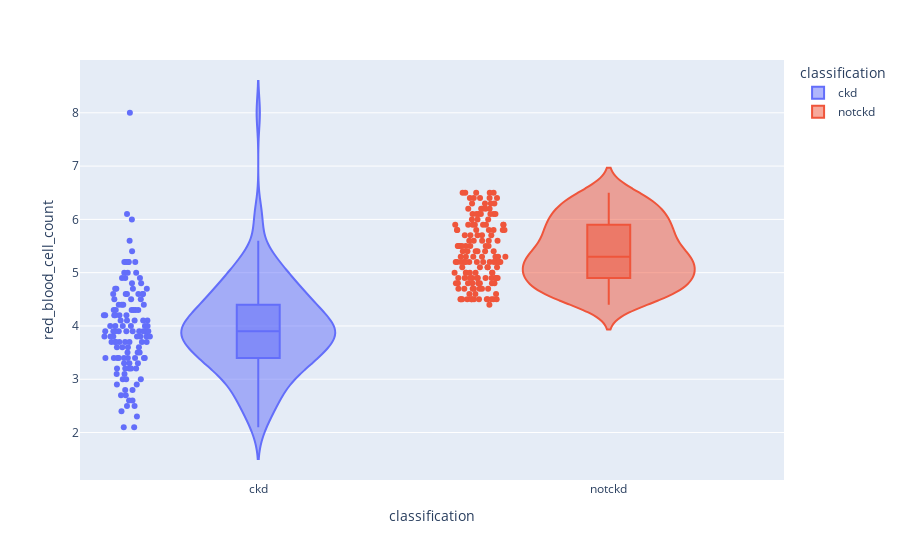

Notebook code for this chart:
### Markdown cell above
## Observations:
1. RBC count range ~2 to <4.5 and Hemoglobin between 3 to <13 are mostly classified as positive for chronic kidney disease(i.e ckd).

2. RBC count range >4.5 to ~6.1 and Hemoglobin between >13 to 17.8 are classified as negative for chronic kidney disease(i.e nockd).

3. Hemoglobin > 13, mostly classified as not ckd

### Code cell
violin('red_blood_cell_count')

### Figure 1 — Plotly figure (JSON) as saved in the notebook; plotly's stock layout.template omitted (floating-point values rounded to 4 significant figures; data arrays with more than 128 entries replaced by an {"elided": "..."} marker saying what was removed)
{"data": [{"alignmentgroup": "True", "box": {"visible": true}, "customdata": {"elided": "250x25 mixed values"}, "hovertemplate": "classification=%{customdata[24]}<br>red_blood_cell_count=%{customdata[17]}<br>age=%{customdata[0]}<br>blood_pressure=%{customdata[1]}<br>specific_gravity=%{customdata[2]}<br>albumin=%{customdata[3]}<br>sugar=%{customdata[4]}<br>red_blood_cells=%{customdata[5]}<br>pus_cell=%{customdata[6]}<br>pus_cell_clumps=%{customdata[7]}<br>bacteria=%{customdata[8]}<br>blood_glucose_random=%{customdata[9]}<br>blood_urea=%{customdata[10]}<br>serum_creatinine=%{customdata[11]}<br>sodium=%{customdata[12]}<br>potassium=%{customdata[13]}<br>haemoglobin=%{customdata[14]}<br>packed_cell_volume=%{customdata[15]}<br>white_blood_cell_count=%{customdata[16]}<br>hypertension=%{customdata[18]}<br>diabetes_mellitus=%{customdata[19]}<br>coronary_artery_disease=%{customdata[20]}<br>appetite=%{customdata[21]}<br>pedal_edema=%{customdata[22]}<br>anemia=%{customdata[23]}<extra></extra>", "legendgroup": "ckd", "marker": {"color": "#636efa"}, "name": "ckd", "offsetgroup": "ckd", "orientation": "v", "points": "all", "scalegroup": "True", "showlegend": true, "type": "violin", "x": {"elided": "250 str values"}, "x0": " ", "xaxis": "x", "y": {"elided": "250 float values"}, "y0": " ", "yaxis": "y"}, {"alignmentgroup": "True", "box": {"visible": true}, "customdata": {"elided": "150x25 mixed values"}, "hovertemplate": "classification=%{customdata[24]}<br>red_blood_cell_count=%{customdata[17]}<br>age=%{customdata[0]}<br>blood_pressure=%{customdata[1]}<br>specific_gravity=%{customdata[2]}<br>albumin=%{customdata[3]}<br>sugar=%{customdata[4]}<br>red_blood_cells=%{customdata[5]}<br>pus_cell=%{customdata[6]}<br>pus_cell_clumps=%{customdata[7]}<br>bacteria=%{customdata[8]}<br>blood_glucose_random=%{customdata[9]}<br>blood_urea=%{customdata[10]}<br>serum_creatinine=%{customdata[11]}<br>sodium=%{customdata[12]}<br>potassium=%{customdata[13]}<br>haemoglobin=%{customdata[14]}<br>packed_cell_volume=%{customdata[15]}<br>white_blood_cell_count=%{customdata[16]}<br>hypertension=%{customdata[18]}<br>diabetes_mellitus=%{customdata[19]}<br>coronary_artery_disease=%{customdata[20]}<br>appetite=%{customdata[21]}<br>pedal_edema=%{customdata[22]}<br>anemia=%{customdata[23]}<extra></extra>", "legendgroup": "notckd", "marker": {"color": "#EF553B"}, "name": "notckd", "offsetgroup": "notckd", "orientation": "v", "points": "all", "scalegroup": "True", "showlegend": true, "type": "violin", "x": {"elided": "150 str values"}, "x0": " ", "xaxis": "x", "y": {"elided": "150 float values"}, "y0": " ", "yaxis": "y"}], "layout": {"legend": {"title": {"text": "classification"}, "tracegroupgap": 0}, "margin": {"t": 60}, "violinmode": "overlay", "xaxis": {"anchor": "y", "categoryarray": ["ckd", "notckd"], "categoryorder": "array", "domain": [0, 1], "title": {"text": "classification"}}, "yaxis": {"anchor": "x", "domain": [0, 1], "title": {"text": "red_blood_cell_count"}}}}
